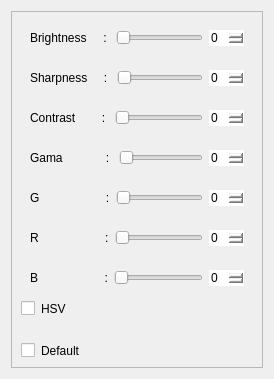
         <widget class="QWidget" name="page_cam_1">
          <layout class="QVBoxLayout" name="verticalLayout_4">
           <item>
            <widget class="QFrame" name="frame_2">
             <property name="styleSheet">
              <string notr="true"/>
             </property>
             <property name="frameShape">
              <enum>QFrame::StyledPanel</enum>
             </property>
             <property name="frameShadow">
              <enum>QFrame::Raised</enum>
             </property>
             <layout class="QVBoxLayout" name="verticalLayout_3">
              <item>
               <widget class="QFrame" name="frame_4">
                <property name="styleSheet">
                 <string notr="true">
border:none;

</string>
                </property>
                <property name="frameShape">
                 <enum>QFrame::Box</enum>
                </property>
                <property name="frameShadow">
                 <enum>QFrame::Raised</enum>
                </property>
                <layout class="QHBoxLayout" name="horizontalLayout_2">
                 <item>
                  <widget class="QLabel" name="label">
                   <property name="text">
                    <string>Brightness     : </string>
                   </property>
                  </widget>
                 </item>
                 <item>
                  <widget class="QSlider" name="slider_brightness_cam_1">
                   <property name="orientation">
                    <enum>Qt::Horizontal</enum>
                   </property>
                  </widget>
                 </item>
                 <item>
                  <widget class="QSpinBox" name="spinBox"/>
                 </item>
                </layout>
               </widget>
              </item>
              <item>
               <widget class="QFrame" name="frame_6">
                <property name="styleSheet">
                 <string notr="true">
border:none;

</string>
                </property>
                <property name="frameShape">
                 <enum>QFrame::Box</enum>
                </property>
                <property name="frameShadow">
                 <enum>QFrame::Raised</enum>
                </property>
                <layout class="QHBoxLayout" name="horizontalLayout_4">
                 <item>
                  <widget class="QLabel" name="label_4">
                   <property name="text">
                    <string>Sharpness     : </string>
                   </property>
                  </widget>
                 </item>
                 <item>
                  <widget class="QSlider" name="slider_sharpness_cam_1">
                   <property name="orientation">
                    <enum>Qt::Horizontal</enum>
                   </property>
                  </widget>
                 </item>
                 <item>
                  <widget class="QSpinBox" name="spinBox_2"/>
                 </item>
                </layout>
               </widget>
              </item>
              <item>
               <widget class="QFrame" name="frame_8">
                <property name="styleSheet">
                 <string notr="true">
border:none;

</string>
                </property>
                <property name="frameShape">
                 <enum>QFrame::Box</enum>
                </property>
                <property name="frameShadow">
                 <enum>QFrame::Raised</enum>
                </property>
                <layout class="QHBoxLayout" name="horizontalLayout_7">
                 <item>
                  <widget class="QLabel" name="label_5">
                   <property name="text">
                    <string>Contrast        : </string>
                   </property>
                  </widget>
                 </item>
                 <item>
                  <widget class="QSlider" name="slider_contrast_cam_1">
                   <property name="sliderPosition">
                    <number>0</number>
                   </property>
                   <property name="orientation">
                    <enum>Qt::Horizontal</enum>
                   </property>
                  </widget>
                 </item>
                 <item>
                  <widget class="QSpinBox" name="spinBox_3"/>
                 </item>
                </layout>
               </widget>
              </item>
              <item>
               <widget class="QFrame" name="frame_9">
                <property name="styleSheet">
                 <string notr="true">
border:none;

</string>
                </property>
                <property name="frameShape">
                 <enum>QFrame::Box</enum>
                </property>
                <property name="frameShadow">
                 <enum>QFrame::Raised</enum>
                </property>
                <layout class="QHBoxLayout" name="horizontalLayout_8">
                 <item>
                  <widget class="QLabel" name="label_6">
                   <property name="text">
                    <string>Gama             : </string>
                   </property>
                  </widget>
                 </item>
                 <item>
                  <widget class="QSlider" name="slider_gama_cam_1">
                   <property name="sliderPosition">
                    <number>0</number>
                   </property>
                   <property name="orientation">
                    <enum>Qt::Horizontal</enum>
                   </property>
                  </widget>
                 </item>
                 <item>
                  <widget class="QSpinBox" name="spinBox_4"/>
                 </item>
                </layout>
               </widget>
              </item>
              <item>
               <widget class="QFrame" name="frame_30">
                <property name="styleSheet">
                 <string notr="true">
border:none;

</string>
                </property>
                <property name="frameShape">
                 <enum>QFrame::Box</enum>
                </property>
                <property name="frameShadow">
                 <enum>QFrame::Raised</enum>
                </property>
                <layout class="QHBoxLayout" name="horizontalLayout_25">
                 <item>
                  <widget class="QLabel" name="label_27">
                   <property name="text">
                    <string>G                    :</string>
                   </property>
                  </widget>
                 </item>
                 <item>
                  <widget class="QSlider" name="slider_g_cam_1">
                   <property name="sliderPosition">
                    <number>0</number>
                   </property>
                   <property name="orientation">
                    <enum>Qt::Horizontal</enum>
                   </property>
                  </widget>
                 </item>
                 <item>
                  <widget class="QSpinBox" name="spinBox_21"/>
                 </item>
                </layout>
               </widget>
              </item>
              <item>
               <widget class="QFrame" name="frame_29">
                <property name="styleSheet">
                 <string notr="true">
border:none;

</string>
                </property>
                <property name="frameShape">
                 <enum>QFrame::Box</enum>
                </property>
                <property name="frameShadow">
                 <enum>QFrame::Raised</enum>
                </property>
                <layout class="QHBoxLayout" name="horizontalLayout_24">
                 <item>
                  <widget class="QLabel" name="label_26">
                   <property name="text">
                    <string>R                    :</string>
                   </property>
                  </widget>
                 </item>
                 <item>
                  <widget class="QSlider" name="slider_r_cam_1">
                   <property name="sliderPosition">
                    <number>0</number>
                   </property>
                   <property name="orientation">
                    <enum>Qt::Horizontal</enum>
                   </property>
                  </widget>
                 </item>
                 <item>
                  <widget class="QSpinBox" name="spinBox_20"/>
                 </item>
                </layout>
               </widget>
              </item>
              <item>
               <widget class="QFrame" name="frame_31">
                <property name="styleSheet">
                 <string notr="true">
border:none;

</string>
                </property>
                <property name="frameShape">
                 <enum>QFrame::Box</enum>
                </property>
                <property name="frameShadow">
                 <enum>QFrame::Raised</enum>
                </property>
                <layout class="QHBoxLayout" name="horizontalLayout_26">
                 <item>
                  <widget class="QLabel" name="label_28">
                   <property name="text">
                    <string>B                    :</string>
                   </property>
                  </widget>
                 </item>
                 <item>
                  <widget class="QSlider" name="slider_b_cam_1">
                   <property name="sliderPosition">
                    <number>0</number>
                   </property>
                   <property name="orientation">
                    <enum>Qt::Horizontal</enum>
                   </property>
                  </widget>
                 </item>
                 <item>
                  <widget class="QSpinBox" name="spinBox_22"/>
                 </item>
                </layout>
               </widget>
              </item>
              <item>
               <widget class="QCheckBox" name="checkBox_hsv_cam_1">
                <property name="styleSheet">
                 <string notr="true">border:none;</string>
                </property>
                <property name="text">
                 <string>HSV</string>
                </property>
               </widget>
              </item>
              <item>
               <widget class="Line" name="line">
                <property name="minimumSize">
                 <size>
                  <width>0</width>
                  <height>15</height>
                 </size>
                </property>
                <property name="styleSheet">
                 <string notr="true">border:none;</string>
                </property>
                <property name="frameShadow">
                 <enum>QFrame::Raised</enum>
                </property>
                <property name="orientation">
                 <enum>Qt::Horizontal</enum>
                </property>
               </widget>
              </item>
              <item>
               <widget class="QCheckBox" name="checkBox_default_cam_1">
                <property name="styleSheet">
                 <string notr="true">border:none;</string>
                </property>
                <property name="text">
                 <string>Default</string>
                </property>
               </widget>
              </item>
             </layout>
            </widget>
           </item>
          </layout>
         </widget>
